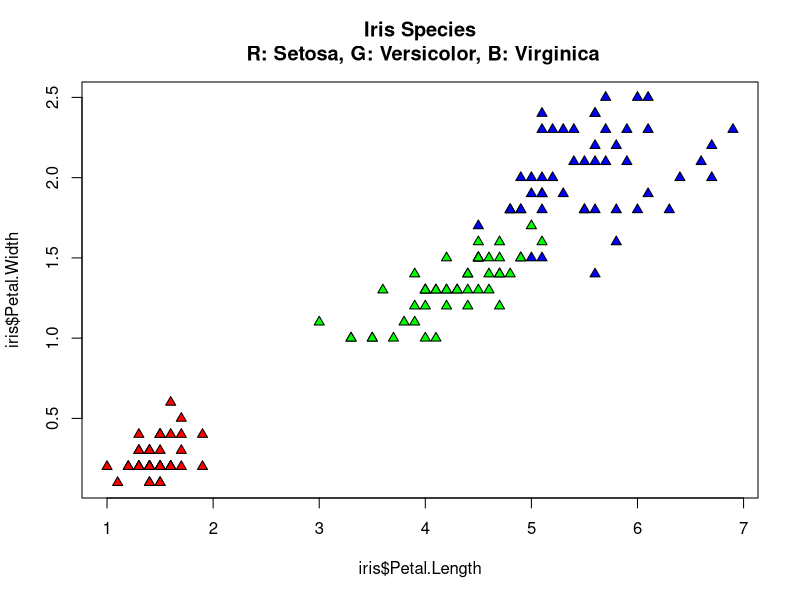

This figure's R source:
## ---- chunk 1
knitr::opts_chunk$set(echo = TRUE)
## ---- chunk 2
levels(iris$Species)
## ---- chunk 3
plot(iris$Petal.Length, iris$Petal.Width, pch=24, 
     bg=c("red","green","blue")[unclass(iris$Species)], 
     main="Iris Species\n R: Setosa, G: Versicolor, B: Virginica")

## ---- chunk 4
iris_simple = (subset(iris,Species=="virginica" | Species=="versicolor"))
iris_simple = iris_simple[,c("Species","Sepal.Length","Sepal.Width")]
iris_simple$Species <- factor(iris_simple$Species)
head(iris_simple)
## ---- chunk 5
library(dplyr)
Species.binary = ifelse(iris_simple$Species=="versicolor",1,0)
## ---- chunk 6
logistic.model=glm(Species.binary~Sepal.Length+Sepal.Width,data=iris_simple,family=binomial)
## ---- chunk 7
logistic.model.prediction <- 
  ifelse( predict(logistic.model,type='resp') > 0.5,
                     'versicolor', 
                     'virginica') 
                     
## ---- chunk 8
table(predicted=logistic.model.prediction,actual=iris_simple$Species)
## ---- chunk 9
correct = sum(logistic.model.prediction == iris_simple$Species)
correct
incorrect = sum(logistic.model.prediction != iris_simple$Species)
incorrect
## ---- chunk 10
library(MASS)
lda.model = lda(Species ~ Sepal.Length+Sepal.Width, data = iris_simple)
## ---- chunk 11
lda.model.prediction <- predict(lda.model)$class
## ---- chunk 12
table(predicted=lda.model.prediction,actual=iris_simple$Species)
## ---- chunk 13
correct = sum(lda.model.prediction == iris_simple$Species)
correct
incorrect = sum(lda.model.prediction != iris_simple$Species)
incorrect
## ---- chunk 14
lda.model = lda(Species ~ Sepal.Length+Sepal.Width, data = iris)
## ---- chunk 15
lda.model.prediction <- predict(lda.model)$class
## ---- chunk 16
table(predicted=lda.model.prediction,actual=iris$Species)
## ---- chunk 17
correct = sum(lda.model.prediction == iris$Species)
correct
incorrect = sum(lda.model.prediction != iris$Species)
incorrect
